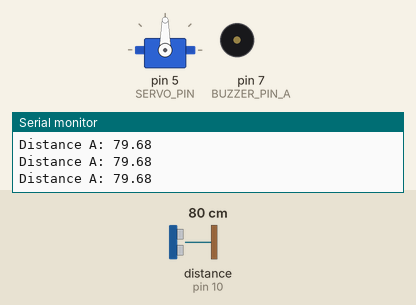
The sketch below on a simulated Arduino Uno, built with avr-gcc and run on an emulated ATmega328P. On the bench: servo, buzzer (waves = sounding), the last lines printed to the serial monitor. Wiring (inferred from the names in the program): ultrasonic range finder: trigger pin 9; echo pin 10. Inputs (shaded band) come from the test bench; at power-on: distance to the obstacle (sensor on pin 10) 80 cm. The echo pulse lasts 58.3 µs per cm.

Above: at 1.2 s.
1.3 s: distance to the obstacle (sensor on pin 10) set to 56 cm
2.8 s: distance to the obstacle (sensor on pin 10) set to 46 cm
At 3.6 s:
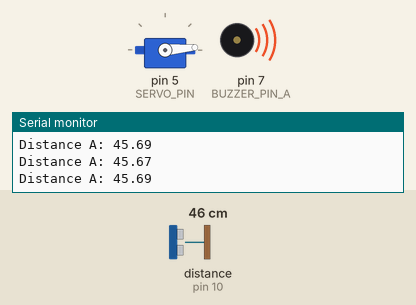
4.3 s: distance to the obstacle (sensor on pin 10) set to 4 cm
At 4.7 s:
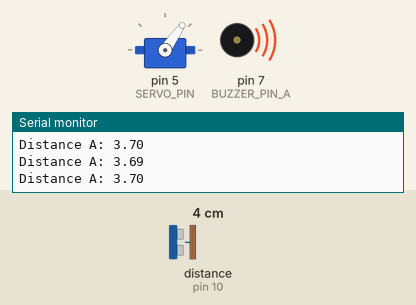
5.8 s: distance to the obstacle (sensor on pin 10) set to 120 cm
At 6.1 s:
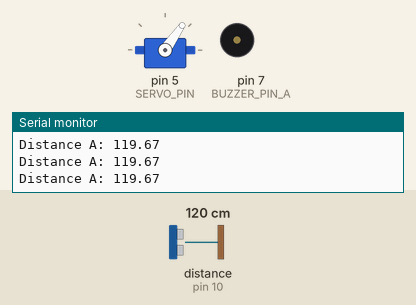
7.3 s: distance to the obstacle (sensor on pin 10) set to 18 cm
At 7.8 s:
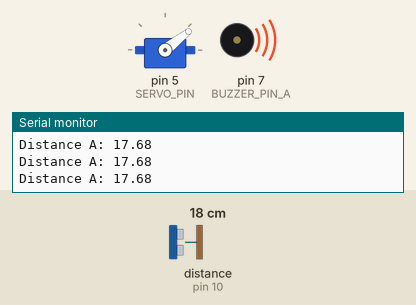
8.8 s: distance to the obstacle (sensor on pin 10) set to 53 cm
At 9.9 s:
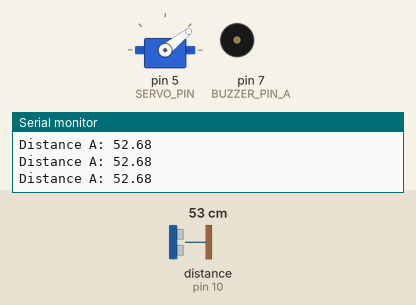
Timing chart, 0 to 11.3 s (numbered marks = the images above; inputs shaded):
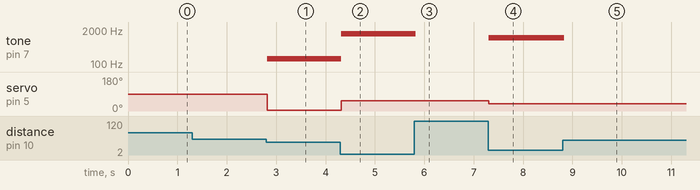

Measured:
- the behaviour switches between 51 and 50 cm on distance to the obstacle (sensor on pin 10) (found by bisection; images 0 and 1)
- after the input at 2.8 s, tone on pin 7 (BUZZER_PIN_A): silent → 156 Hz at once; servo on pin 5 (SERVO_PIN): 90° → 5° at once
- after the input at 4.3 s, tone on pin 7 (BUZZER_PIN_A): 156 Hz → 1416 Hz at once; servo on pin 5 (SERVO_PIN): 5° → 55° at once
- after the input at 5.8 s, tone on pin 7 (BUZZER_PIN_A): 1416 Hz → silent at once
- after the input at 7.3 s, tone on pin 7 (BUZZER_PIN_A): silent → 996 Hz at once; servo on pin 5 (SERVO_PIN): 55° → 38° at once
- after the input at 8.8 s, tone on pin 7 (BUZZER_PIN_A): 996 Hz → silent at once

The sketch:

expand_project.ino
```cpp
#include <Servo.h>

// initialize pins for buzzer and servo
const int BUZZER_PIN_A = 7;
const int SERVO_PIN = 5;

// static variables for frequency and previous frequency (used for smoothness)
float freqA;
float lastFreqA = 0;

// initialize trig and echo pin locations
const int TRIG_PIN_A = 9;
const int ECHO_PIN_A = 10;

// initialize floating point variables for sound duration, distance, and servo position
float durationA, distanceA, positionA;

Servo head_servo;

void setup()
{
  // initialize pins as i/o
  pinMode(BUZZER_PIN_A, OUTPUT);
  pinMode(SERVO_PIN, OUTPUT);
  pinMode(TRIG_PIN_A, OUTPUT);
  pinMode(ECHO_PIN_A, INPUT);

  head_servo.attach(SERVO_PIN);

  Serial.begin(9600);

}

void loop() {
  // broadcast ultrasonic sound (code used from https://projecthub.arduino.cc/Isaac100/getting-started-with-the-hc-sr04-ultrasonic-sensor-7cabe1)
  digitalWrite(TRIG_PIN_A, LOW);
  delayMicroseconds(2);
  digitalWrite(TRIG_PIN_A, HIGH);
  delayMicroseconds(10);
  digitalWrite(TRIG_PIN_A, LOW);


  // find amount of time that it takes sound to return to sensor
  durationA = pulseIn(ECHO_PIN_A, HIGH);

  // use that time and the speed of sound (in ms) to calculate distance
  distanceA = (durationA * .0343)/2;

  // print out distance to command line
  Serial.print("Distance A: ");
  Serial.println(distanceA);

  // only distances within 50cm of the sensor will output sound
  if (distanceA < 50) {
     // calculate frequency and servo position for given distance (within safe range)
    freqA = 27 + 1500 * (1 - distanceA / 50);
    positionA = 60 * (1 - distanceA / 50);

    // if frequency is different, change it
    if (abs(freqA - lastFreqA) > 5) {
      tone(BUZZER_PIN_A, freqA);
      lastFreqA = freqA;
    }

    // adjust servo position
    head_servo.write(positionA);
  }

  // if not within range, make no noise
  else {
    noTone(BUZZER_PIN_A);
  }

  delay(25);


}
```
